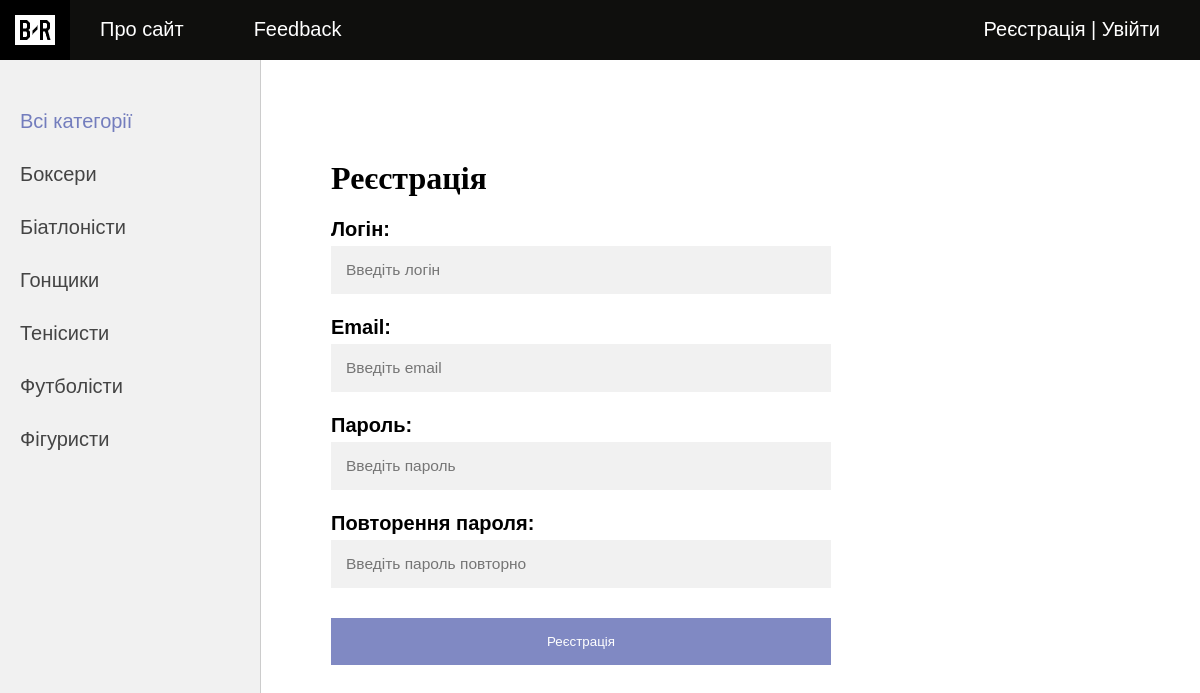
Screenshot of /register/ with the database file from the repository.
### sportsman/models.py (models this page shows, shortened)
class Category(models.Model):
    name = models.CharField(max_length=100, db_index=True, verbose_name="Категорія")
    slug = models.SlugField(max_length=255, unique=True, db_index=True, verbose_name="URL")
    def get_absolute_url(self):
        return reverse('category', kwargs={'cat_slug': self.slug})
    class Meta:
        verbose_name = 'Категорія'
        verbose_name_plural = 'Категорії'
        ordering = ['id']

### sportsman/views.py (the view, shortened to what this page needs)
# urls.py: path('register/', RegisterUser.as_view(), name='register'),
class RegisterUser(DataMixin, CreateView):
    form_class = RegisterUserForm
    template_name = 'sportsman/register.html'
    success_url = reverse_lazy('login')
    def get_context_data(self, *, object_list=None, **kwargs):
        context = super().get_context_data(**kwargs)
        c_def = self.get_user_context(title="Реєстрація")
        return dict(list(context.items()) + list(c_def.items()))

### sportsman/forms.py
class RegisterUserForm(UserCreationForm):
    username = forms.CharField(label='Логін', widget=forms.TextInput(attrs={'class': 'form-input', 'placeholder': 'Введіть логін'}))
    email = forms.EmailField(label='Email', widget=forms.EmailInput(attrs={'class': 'form-input', 'placeholder': 'Введіть email'}))
    password1 = forms.CharField(label='Пароль', widget=forms.PasswordInput(attrs={'class': 'form-input', 'placeholder': 'Введіть пароль'}))
    password2 = forms.CharField(label='Повторення пароля', widget=forms.PasswordInput(attrs={'class': 'form-input', 'placeholder': 'Введіть пароль повторно'}))
    class Meta:
        model = User
        fields = ('username', 'email', 'password1', 'password2')

### sportsman/utils.py (called while the page is built)
    def get_user_context(self, **kwargs):
        context = kwargs
        cats = Category.objects.annotate(Count('sportsman'))
        user_menu = menu.copy()
        if not self.request.user.is_authenticated:
            user_menu.pop(1)
        context['menu'] = user_menu
        context['cats'] = cats
        if 'cat_selected' not in context:
            context['cat_selected'] = 0
        return context

### sportsman/templates/sportsman/register.html (shortened to what this page needs)
{% extends 'sportsman/base.html' %}
{% block content %}
<h1>{{title}}</h1>
<form method="post">
{% for f in form %}
<label class="form-label" for="{{ f.id_for_label }}"><b>{{f.label}}: </b></label>{{ f }}
{% endfor %}
    <button class="form-button" type="submit">Реєстрація</button>
</form>
{% endblock %}

### sportsman/templates/sportsman/base.html (shortened to what this page needs)
{% load static %}
{% load sportsman_tags %}
<!DOCTYPE html>
<html>
<head>
	<link type="text/css" href="{% static 'sportsman/css/styles.css' %}" rel="stylesheet" />
</head>
<body>
<table class="table-page" border=0 cellpadding="0" cellspacing="0">
<tr><td valign=top>
{% block mainmenu %}
		<div class="header">
			<ul id="mainmenu" class="mainmenu">
			<li class="logo"><a href="{% url 'home' %}"><div class="logo"></div></a></li>
{% for m in menu %}
			<li><a href="{% url m.url_name %}">{{m.title}}</a></li>
{% endfor %}
				{% if request.user.is_authenticated %}
				<li class="last"> {{user.username}} | <a href="{% url 'logout' %}">Вийти</a></li>
				{% else %}
				<li class="last"><a href="{% url 'register' %}">Реєстрація</a> | <a href="{% url 'login' %}">Увійти</a></li>
				{% endif %}
			</ul>
		</div>
{% endblock mainmenu %}
<table class="table-content" border=0 cellpadding="0" cellspacing="0">
<tr>
	<td valign="top" class="left-chapters">
	<ul id="leftchapters">
{% if cat_selected == 0 %}
		<li class="selected">Всі категорії</li>
{% else %}
		<li><a href="{% url 'home' %}">Всі категорії</a></li>
{% endif %}
{% for c in cats %}
{% if c.sportsman__count > 0 %}
	{% if c.pk == cat_selected %}
		<li class="selected">{{c.name}}</li>
	{% else %}
		<li><a href="{{ c.get_absolute_url }}">{{c.name}}</a></li>
	{% endif %}
{% endif %}
{% endfor %}
</td>
<td valign="top" class="content">
	<div class="content-text">
{% block content %}
{% endblock %}
	</div>
</td></tr></table>
</td></tr>
</table>
</body>
</html>

### sportsman/static/sportsman/css/styles.css (style rules this page uses)
html, body { font-family: 'Arial'; margin: 0; padding: 0; height: 100%; width: 100%; color: #444; }
a { color: #0059b2; text-decoration: none; }
.table-page { width: 100%; height: 100%; vertical-align: top; }
.table-page tr { height: 100%; }
.header { background: #0f0f0d; height: 60px; }
.logo { background: url('../images/main.png') no-repeat; width: 70px; height: 60px; }
ul.mainmenu { list-style: none; margin: 0; padding: 0; height: 60px; color: #fff; font-size: 20px; overflow: hidden; }
ul.mainmenu li { float: left; margin: 18px 40px 0 30px; }
ul.mainmenu li.logo { margin: 0; }
ul.mainmenu li.last { float: right; }
ul.mainmenu li a { color: #fff; text-decoration: none; }
.table-content { width: 100%; min-height: 100%; height: 100%; }
.left-chapters { margin: 0; background: #f1f1f1; border-right: 1px solid #ccc; min-height: 100%; }
.left-chapters ul { width: 230px; min-height: 100vh; margin: 0; padding: 20px 10px 10px 20px; list-style: none; font-size: 20px; }
.left-chapters ul li { margin: 30px 0 0 0; color: #999; }
.left-chapters ul li.selected { color: #737dbd; }
.left-chapters ul li a { color: #444; text-decoration: none; }
.content { padding: 40px 20px 20px 40px; width: 100%; box-sizing: border-box; }
.content-text { margin: 60px 0 0 30px; color: #000; font-size: 20px; font-family: Yandex Sans Display Light; }
.content-text h1 { font-size: 32px; }
.form-input, #id_captcha_1 { font-family: Arial, Helvetica, sans-serif; font-size: 15.5px; width: 470px; padding: 15px; margin: 5px 0 22px 0; display: inline-block; border: none; background: #f1f1f1; }
.form-button { background-color: #737dbd; color: white; padding: 16px 20px; margin: 8px 0; border: none; cursor: pointer; width: 500px; opacity: 0.9; }
.form-label { font-family: Arial, Helvetica, sans-serif; display: inline-block; width: 100%; vertical-align: top; }

### rows the page displays
Category: name "Боксери"
Category: name "Біатлоністи"
Category: name "Гонщики"
Category: name "Тенісисти"
Category: name "Футболісти"
Category: name "Фігуристи"

### other values shown
{{ m.title }} "Про сайт" "Feedback"
{{ title }} "Реєстрація"
{{ f.label }} "Логін" "Email" "Пароль" "Повторення пароля"
